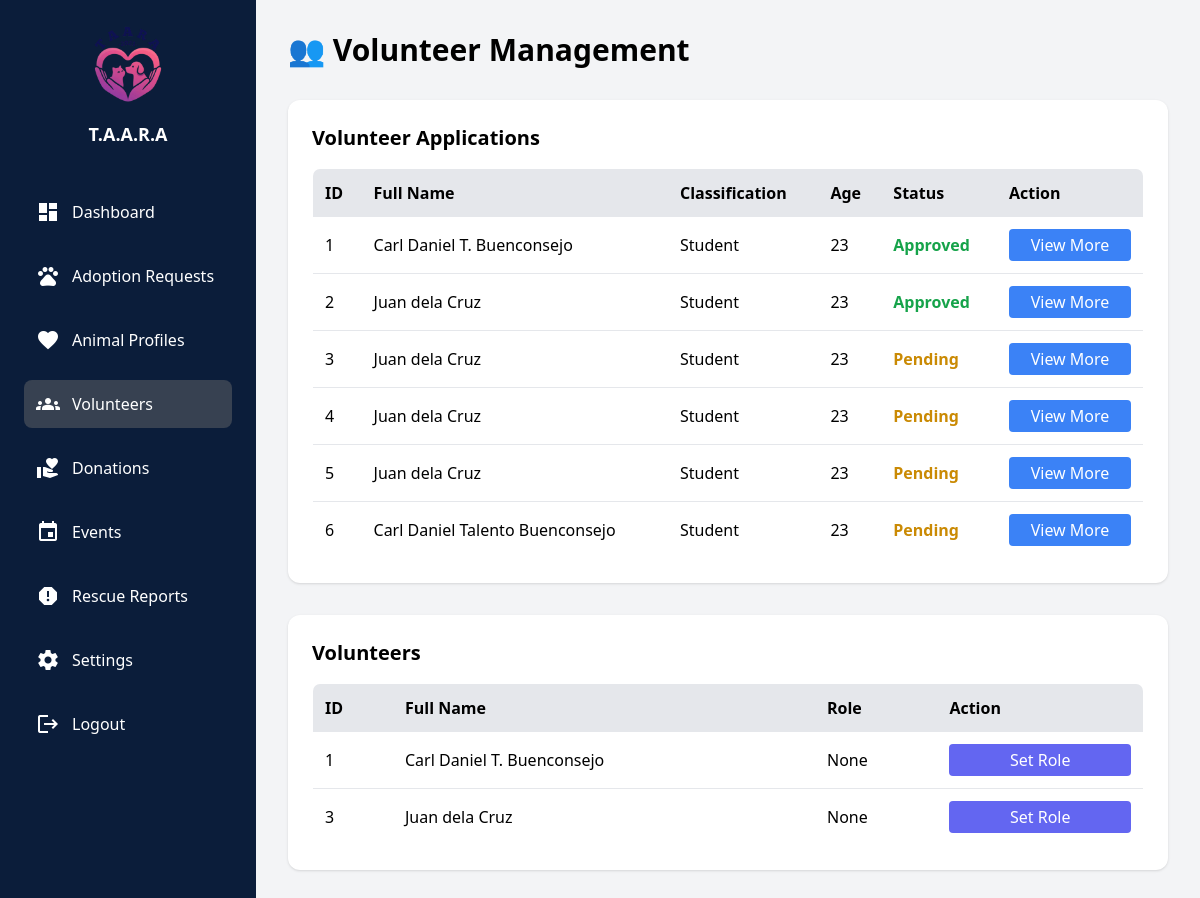
The page /Admin/volunteers.php on the database its author committed.
### tables this page shows
CREATE TABLE `volunteer_application` (
  `v_application_id` int(11) NOT NULL,
  `user_id` int(25) NOT NULL,
  `first_committee` varchar(255) NOT NULL,
  `second_committee` varchar(255) NOT NULL,
  `full_name` varchar(255) NOT NULL,
  `classification` varchar(255) NOT NULL,
  `age` int(25) NOT NULL,
  `birth_date` date NOT NULL,
  `contact_num` int(50) NOT NULL,
  `address` varchar(255) NOT NULL,
  `id_img` varchar(255) NOT NULL,
  `reason_for_joining` varchar(500) NOT NULL,
  `date_appied` date NOT NULL,
  `status` varchar(50) NOT NULL DEFAULT 'pending'
);

CREATE TABLE `volunteer` (
  `volunteer_id` int(25) NOT NULL,
  `full_name` varchar(255) NOT NULL,
  `role` varchar(255) NOT NULL DEFAULT 'None',
  `user_id` int(25) NOT NULL
);

### includes/db_connection.php (called while the page is built, shortened)
<?php
function connect() {
    $servername =  "localhost";
    $username =  "root";
    $password =  "";
    $dbname =  "taara_db";
    $conn = new mysqli($servername, $username, $password, $dbname);
    return $conn;
}
class DatabaseCRUD {
    private $conn;
    private $table;
    public function __construct($table) {
        $this->conn = connect();
        $this->table = $table;
        $this->columns = $this->getTableColumns();
    }
    private function getTableColumns() {
        $query = "SHOW COLUMNS FROM `$this->table`";
        $result = $this->conn->query($query);
        $cols = [];
        while ($row = $result->fetch_assoc()) {
            $cols[$row['Field']] = $row;
        }
        return $cols;
    }
    public function readAll() {
        $sql = "SELECT * FROM {$this->table}";
        $result = $this->conn->query($sql);
        $rows = [];
        if ($result && $result->num_rows > 0) {
            while ($row = $result->fetch_assoc()) {
                $rows[] = $row;
            }
        }
        return $rows;
    }
}

### Admin/volunteers.php (the view, shortened to what this page needs)
<?php
include '../includes/db_connection.php';
$applicationDB = new DatabaseCRUD("volunteer_application");
$volunteerDB   = new DatabaseCRUD("volunteer");
$applications = $applicationDB->readAll();
$volunteers   = $volunteerDB->readAll();
?>
<!DOCTYPE html>
<html lang="en">
<head>
  <script src="https://cdn.tailwindcss.com"></script>
</head>
<body class="bg-gray-100 font-sans">
<div class="flex">
  <aside class="w-64 bg-[#0b1d3a] text-white min-h-screen p-6">
    <div class="flex flex-col items-center mb-10">
      <img src="logo.png" alt="Logo" class="w-20 h-20 mb-4">
      <h1 class="text-lg font-bold">T.A.A.R.A</h1>
    </div>
    <nav>
      <ul class="space-y-4">
        <li onclick="window.location.href='index.php'" class="flex items-center gap-3 p-3 rounded-lg hover:bg-gray-700 cursor-pointer"><span class="material-icons">dashboard</span> Dashboard</li>
        <li onclick="window.location.href='adoptionrequest.php'" class="flex items-center gap-3 p-3 rounded-lg hover:bg-gray-700 cursor-pointer"><span class="material-icons">pets</span> Adoption Requests</li>
        <li onclick="window.location.href='animalprofile.php'" class="flex items-center gap-3 p-3 rounded-lg hover:bg-gray-700 cursor-pointer"><span class="material-icons">favorite</span> Animal Profiles</li>
        <li class="flex items-center gap-3 p-3 rounded-lg bg-gray-700 cursor-pointer"><span class="material-icons">groups</span> Volunteers</li>
        <li onclick="window.location.href='donation.php'" class="flex items-center gap-3 p-3 rounded-lg hover:bg-gray-700 cursor-pointer"><span class="material-icons">volunteer_activism</span> Donations</li>
        <li onclick="window.location.href='events.php'" class="flex items-center gap-3 p-3 rounded-lg hover:bg-gray-700 cursor-pointer"><span class="material-icons">event</span> Events</li>
        <li onclick="window.location.href='reports.php'" class="flex items-center gap-3 p-3 rounded-lg hover:bg-gray-700 cursor-pointer"><span class="material-icons">report</span> Rescue Reports</li>
        <li onclick="window.location.href='settings.php'" class="flex items-center gap-3 p-3 rounded-lg hover:bg-gray-700 cursor-pointer"><span class="material-icons">settings</span> Settings</li>
        <li onclick="logout()" class="flex items-center gap-3 p-3 rounded-lg hover:bg-red-600 cursor-pointer mt-10"><span class="material-icons">logout</span> Logout</li>
      </ul>
    </nav>
  </aside>
  <main class="flex-1 p-8 space-y-8">
    <h1 class="text-3xl font-bold mb-6">👥 Volunteer Management</h1>
    <div class="bg-white shadow rounded-xl p-6">
      <h2 class="text-xl font-semibold mb-4">Volunteer Applications</h2>
      <table class="w-full border rounded-lg overflow-hidden">
        <thead class="bg-gray-200">
          <tr>
            <th class="p-3 text-left">ID</th>
            <th class="p-3 text-left">Full Name</th>
            <th class="p-3 text-left">Classification</th>
            <th class="p-3 text-left">Age</th>
            <th class="p-3 text-left">Status</th>
            <th class="p-3 text-left">Action</th>
          </tr>
        </thead>
        <tbody>
          <?php foreach ($applications as $app): ?>
          <tr class="border-b hover:bg-gray-50">
            <td class="p-3"><?= $app['v_application_id'] ?></td>
            <td class="p-3"><?= htmlspecialchars($app['full_name']) ?></td>
            <td class="p-3"><?= htmlspecialchars($app['classification']) ?></td>
            <td class="p-3"><?= htmlspecialchars($app['age']) ?></td>
            <td class="p-3 font-semibold <?= $app['status']=='approved' ? 'text-green-600' : ($app['status']=='rejected'?'text-red-600':'text-yellow-600') ?>"><?= ucfirst($app['status']) ?></td>
            <td class="p-3">
              <button
                onclick="openAppModal(<?= htmlspecialchars(json_encode($app)) ?>)"
                class="bg-blue-500 text-white px-3 py-1 rounded hover:bg-blue-600 w-full">View More</button>
            </td>
          </tr>
          <?php endforeach; ?>
        </tbody>
      </table>
    </div>
    <div class="bg-white shadow rounded-xl p-6">
      <h2 class="text-xl font-semibold mb-4">Volunteers</h2>
      <table class="w-full border rounded-lg overflow-hidden">
        <thead class="bg-gray-200">
          <tr>
            <th class="p-3 text-left">ID</th>
            <th class="p-3 text-left">Full Name</th>
            <th class="p-3 text-left">Role</th>
            <th class="p-3 text-left">Action</th>
          </tr>
        </thead>
        <tbody>
          <?php foreach ($volunteers as $vol): ?>
          <tr class="border-b hover:bg-gray-50">
            <td class="p-3"><?= $vol['volunteer_id'] ?></td>
            <td class="p-3"><?= htmlspecialchars($vol['full_name']) ?></td>
            <td class="p-3"><?= htmlspecialchars($vol['role']) ?></td>
            <td class="p-3">
              <button
                onclick="openRoleModal(<?= $vol['volunteer_id'] ?>, '<?= htmlspecialchars($vol['full_name']) ?>')"
                class="bg-indigo-500 text-white px-3 py-1 rounded hover:bg-indigo-600 w-full">Set Role</button>
            </td>
          </tr>
          <?php endforeach; ?>
        </tbody>
      </table>
    </div>
  </main>
</div>
</body>
</html>

### rows shown on the page
volunteer_application: v_application_id "1", full_name "Carl Daniel T. Buenconsejo", classification "Student", age "23", status "Approved"
volunteer_application: v_application_id "2", full_name "Juan dela Cruz", classification "Student", age "23", status "Approved"
volunteer_application: v_application_id "3", full_name "Juan dela Cruz", classification "Student", age "23", status "Pending"
volunteer_application: v_application_id "4", full_name "Juan dela Cruz", classification "Student", age "23", status "Pending"
volunteer_application: v_application_id "5", full_name "Juan dela Cruz", classification "Student", age "23", status "Pending"
volunteer_application: v_application_id "6", full_name "Carl Daniel Talento Buenconsejo", classification "Student", age "23", status "Pending"
volunteer: volunteer_id "1", full_name "Carl Daniel T. Buenconsejo", role "None"
volunteer: volunteer_id "3", full_name "Juan dela Cruz", role "None"
